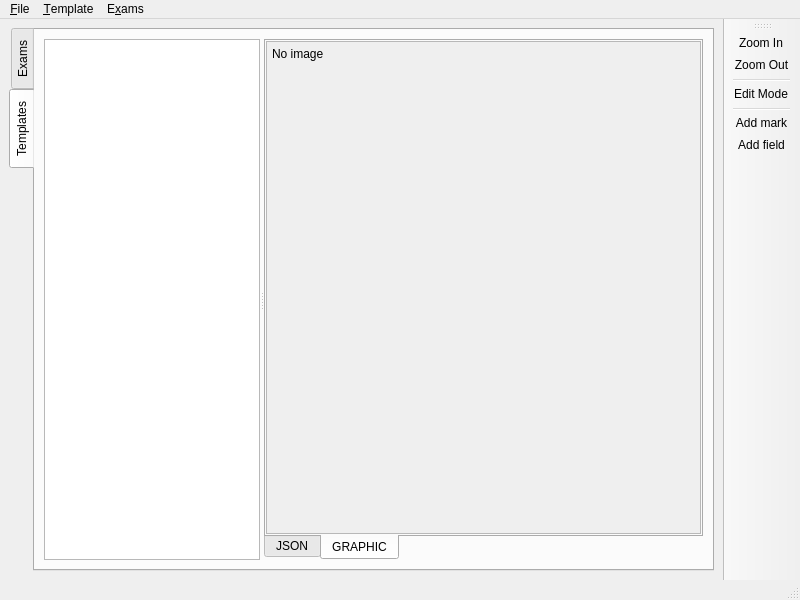
<?xml version="1.0" encoding="UTF-8"?>
<ui version="4.0">
 <class>MainWindow</class>
 <widget class="QMainWindow" name="MainWindow">
  <property name="geometry">
   <rect>
    <x>0</x>
    <y>0</y>
    <width>800</width>
    <height>600</height>
   </rect>
  </property>
  <property name="sizePolicy">
   <sizepolicy hsizetype="Preferred" vsizetype="Preferred">
    <horstretch>0</horstretch>
    <verstretch>0</verstretch>
   </sizepolicy>
  </property>
  <property name="windowTitle">
   <string>Automatic Exams Reader</string>
  </property>
  <widget class="QWidget" name="centralwidget">
   <property name="sizePolicy">
    <sizepolicy hsizetype="Expanding" vsizetype="Expanding">
     <horstretch>0</horstretch>
     <verstretch>0</verstretch>
    </sizepolicy>
   </property>
   <property name="minimumSize">
    <size>
     <width>0</width>
     <height>0</height>
    </size>
   </property>
   <layout class="QHBoxLayout" name="horizontalLayout">
    <item>
     <widget class="QTabWidget" name="mainTabs">
      <property name="maximumSize">
       <size>
        <width>16777215</width>
        <height>16777215</height>
       </size>
      </property>
      <property name="tabPosition">
       <enum>QTabWidget::West</enum>
      </property>
      <property name="tabShape">
       <enum>QTabWidget::Rounded</enum>
      </property>
      <property name="currentIndex">
       <number>1</number>
      </property>
      <widget class="QWidget" name="exams">
       <attribute name="title">
        <string>Exams</string>
       </attribute>
       <layout class="QVBoxLayout" name="verticalLayout">
        <property name="margin">
         <number>5</number>
        </property>
        <item>
         <widget class="QSplitter" name="examSplitter">
          <property name="orientation">
           <enum>Qt::Horizontal</enum>
          </property>
          <widget class="QListView" name="examListView">
           <property name="sizePolicy">
            <sizepolicy hsizetype="Expanding" vsizetype="Expanding">
             <horstretch>1</horstretch>
             <verstretch>0</verstretch>
            </sizepolicy>
           </property>
           <property name="maximumSize">
            <size>
             <width>16777215</width>
             <height>16777215</height>
            </size>
           </property>
           <property name="selectionMode">
            <enum>QAbstractItemView::ExtendedSelection</enum>
           </property>
          </widget>
          <widget class="QScrollArea" name="examScrollArea">
           <property name="sizePolicy">
            <sizepolicy hsizetype="Expanding" vsizetype="Expanding">
             <horstretch>30</horstretch>
             <verstretch>0</verstretch>
            </sizepolicy>
           </property>
           <property name="widgetResizable">
            <bool>true</bool>
           </property>
           <widget class="QWidget" name="examScrollAreaContents">
            <property name="geometry">
             <rect>
              <x>0</x>
              <y>0</y>
              <width>567</width>
              <height>519</height>
             </rect>
            </property>
            <property name="sizePolicy">
             <sizepolicy hsizetype="Expanding" vsizetype="Expanding">
              <horstretch>0</horstretch>
              <verstretch>0</verstretch>
             </sizepolicy>
            </property>
            <layout class="QVBoxLayout" name="verticalLayout_3">
             <property name="spacing">
              <number>5</number>
             </property>
             <property name="margin">
              <number>5</number>
             </property>
             <item>
              <widget class="ImageLabel" name="examViewLabel">
               <property name="sizePolicy">
                <sizepolicy hsizetype="Expanding" vsizetype="Expanding">
                 <horstretch>0</horstretch>
                 <verstretch>0</verstretch>
                </sizepolicy>
               </property>
               <property name="text">
                <string>No image</string>
               </property>
               <property name="scaledContents">
                <bool>false</bool>
               </property>
               <property name="alignment">
                <set>Qt::AlignLeading|Qt::AlignLeft|Qt::AlignTop</set>
               </property>
              </widget>
             </item>
            </layout>
           </widget>
          </widget>
         </widget>
        </item>
       </layout>
      </widget>
      <widget class="QWidget" name="templates">
       <attribute name="title">
        <string>Templates</string>
       </attribute>
       <layout class="QVBoxLayout" name="verticalLayout_2">
        <item>
         <widget class="QSplitter" name="templateSplitter">
          <property name="orientation">
           <enum>Qt::Horizontal</enum>
          </property>
          <widget class="QListView" name="templateListView">
           <property name="sizePolicy">
            <sizepolicy hsizetype="Expanding" vsizetype="Expanding">
             <horstretch>1</horstretch>
             <verstretch>0</verstretch>
            </sizepolicy>
           </property>
           <property name="maximumSize">
            <size>
             <width>16777215</width>
             <height>16777215</height>
            </size>
           </property>
           <property name="editTriggers">
            <set>QAbstractItemView::NoEditTriggers</set>
           </property>
           <property name="selectionMode">
            <enum>QAbstractItemView::ExtendedSelection</enum>
           </property>
          </widget>
          <widget class="QTabWidget" name="tabWidget_2">
           <property name="sizePolicy">
            <sizepolicy hsizetype="Expanding" vsizetype="Expanding">
             <horstretch>2</horstretch>
             <verstretch>0</verstretch>
            </sizepolicy>
           </property>
           <property name="tabPosition">
            <enum>QTabWidget::South</enum>
           </property>
           <property name="currentIndex">
            <number>1</number>
           </property>
           <widget class="QWidget" name="tab">
            <attribute name="title">
             <string>JSON</string>
            </attribute>
            <layout class="QVBoxLayout" name="verticalLayout_5">
             <property name="margin">
              <number>0</number>
             </property>
             <item>
              <widget class="QTextEdit" name="templateTextEdit">
               <property name="enabled">
                <bool>true</bool>
               </property>
               <property name="sizePolicy">
                <sizepolicy hsizetype="Preferred" vsizetype="Preferred">
                 <horstretch>0</horstretch>
                 <verstretch>0</verstretch>
                </sizepolicy>
               </property>
               <property name="autoFillBackground">
                <bool>true</bool>
               </property>
              </widget>
             </item>
            </layout>
           </widget>
           <widget class="QWidget" name="tab_2">
            <property name="sizePolicy">
             <sizepolicy hsizetype="Expanding" vsizetype="Expanding">
              <horstretch>0</horstretch>
              <verstretch>0</verstretch>
             </sizepolicy>
            </property>
            <attribute name="title">
             <string>GRAPHIC</string>
            </attribute>
            <layout class="QVBoxLayout" name="verticalLayout_4">
             <property name="margin">
              <number>0</number>
             </property>
             <item>
              <widget class="QScrollArea" name="templateScrollArea">
               <property name="widgetResizable">
                <bool>true</bool>
               </property>
               <widget class="QWidget" name="scrollAreaWidgetContents_2">
                <property name="geometry">
                 <rect>
                  <x>0</x>
                  <y>0</y>
                  <width>420</width>
                  <height>474</height>
                 </rect>
                </property>
                <property name="sizePolicy">
                 <sizepolicy hsizetype="Expanding" vsizetype="Expanding">
                  <horstretch>0</horstretch>
                  <verstretch>0</verstretch>
                 </sizepolicy>
                </property>
                <layout class="QVBoxLayout" name="verticalLayout_6">
                 <property name="margin">
                  <number>5</number>
                 </property>
                 <item>
                  <widget class="ImageLabel" name="templateViewLabel">
                   <property name="sizePolicy">
                    <sizepolicy hsizetype="Expanding" vsizetype="Expanding">
                     <horstretch>0</horstretch>
                     <verstretch>0</verstretch>
                    </sizepolicy>
                   </property>
                   <property name="focusPolicy">
                    <enum>Qt::ClickFocus</enum>
                   </property>
                   <property name="text">
                    <string>No image</string>
                   </property>
                   <property name="scaledContents">
                    <bool>false</bool>
                   </property>
                   <property name="alignment">
                    <set>Qt::AlignLeading|Qt::AlignLeft|Qt::AlignTop</set>
                   </property>
                  </widget>
                 </item>
                </layout>
               </widget>
              </widget>
             </item>
            </layout>
           </widget>
          </widget>
         </widget>
        </item>
       </layout>
      </widget>
     </widget>
    </item>
   </layout>
  </widget>
  <widget class="QMenuBar" name="menubar">
   <property name="geometry">
    <rect>
     <x>0</x>
     <y>0</y>
     <width>800</width>
     <height>27</height>
    </rect>
   </property>
   <property name="maximumSize">
    <size>
     <width>16777215</width>
     <height>30</height>
    </size>
   </property>
   <widget class="QMenu" name="menuFile">
    <property name="title">
     <string>&amp;File</string>
    </property>
    <addaction name="actionFileExit"/>
   </widget>
   <widget class="QMenu" name="menuTemplate">
    <property name="title">
     <string>&amp;Template</string>
    </property>
    <addaction name="actionTemplateNew"/>
    <addaction name="actionTemplateOpen"/>
    <addaction name="actionTemplateSave"/>
    <addaction name="actionTemplateSaveAs"/>
    <addaction name="actionRemoveSelectedTemplates"/>
   </widget>
   <widget class="QMenu" name="menuExam">
    <property name="title">
     <string>E&amp;xams</string>
    </property>
    <addaction name="actionExamsImport"/>
    <addaction name="actionRemoveSelectedExams"/>
    <addaction name="separator"/>
    <addaction name="actionExamsProceedTemplate"/>
   </widget>
   <addaction name="menuFile"/>
   <addaction name="menuTemplate"/>
   <addaction name="menuExam"/>
  </widget>
  <widget class="QStatusBar" name="statusbar">
   <property name="maximumSize">
    <size>
     <width>16777215</width>
     <height>20</height>
    </size>
   </property>
  </widget>
  <widget class="QToolBar" name="toolBar">
   <property name="windowTitle">
    <string>toolBar</string>
   </property>
   <attribute name="toolBarArea">
    <enum>RightToolBarArea</enum>
   </attribute>
   <attribute name="toolBarBreak">
    <bool>false</bool>
   </attribute>
   <addaction name="actionZoomIn"/>
   <addaction name="actionZoomOut"/>
   <addaction name="separator"/>
   <addaction name="actionEditMode"/>
   <addaction name="separator"/>
   <addaction name="actionAddMark"/>
   <addaction name="actionAddField"/>
  </widget>
  <action name="actionFileExit">
   <property name="text">
    <string>&amp;Quit</string>
   </property>
   <property name="shortcut">
    <string>Ctrl+Q</string>
   </property>
   <property name="menuRole">
    <enum>QAction::QuitRole</enum>
   </property>
  </action>
  <action name="actionTemplateOpen">
   <property name="text">
    <string>&amp;Open</string>
   </property>
   <property name="shortcut">
    <string>Ctrl+O</string>
   </property>
  </action>
  <action name="actionExamsImport">
   <property name="text">
    <string>&amp;Import</string>
   </property>
   <property name="shortcut">
    <string>Ctrl+I</string>
   </property>
  </action>
  <action name="actionZoomIn">
   <property name="text">
    <string>Zoom In</string>
   </property>
   <property name="shortcut">
    <string>Ctrl++</string>
   </property>
  </action>
  <action name="actionZoomOut">
   <property name="text">
    <string>Zoom Out</string>
   </property>
   <property name="shortcut">
    <string>Ctrl+-</string>
   </property>
  </action>
  <action name="actionTemplateSave">
   <property name="text">
    <string>&amp;Save</string>
   </property>
   <property name="shortcut">
    <string>Ctrl+S</string>
   </property>
  </action>
  <action name="actionTemplateSaveAs">
   <property name="text">
    <string>Save &amp;As...</string>
   </property>
   <property name="shortcut">
    <string>Ctrl+Shift+S</string>
   </property>
  </action>
  <action name="actionTemplateNew">
   <property name="text">
    <string>&amp;New</string>
   </property>
   <property name="shortcut">
    <string>Ctrl+N</string>
   </property>
  </action>
  <action name="actionAddField">
   <property name="text">
    <string>Add field</string>
   </property>
  </action>
  <action name="actionExamsProceedTemplate">
   <property name="text">
    <string>Proceed template</string>
   </property>
   <property name="toolTip">
    <string>Proceed current template</string>
   </property>
   <property name="shortcut">
    <string>Ctrl+P</string>
   </property>
  </action>
  <action name="actionAddMark">
   <property name="text">
    <string>Add mark</string>
   </property>
  </action>
  <action name="actionEditMode">
   <property name="checkable">
    <bool>true</bool>
   </property>
   <property name="text">
    <string>Edit Mode</string>
   </property>
  </action>
  <action name="actionRemoveSelectedTemplates">
   <property name="text">
    <string>Remove selected</string>
   </property>
  </action>
  <action name="actionRemoveSelectedExams">
   <property name="text">
    <string>Remove selected</string>
   </property>
  </action>
 </widget>
 <customwidgets>
  <customwidget>
   <class>ImageLabel</class>
   <extends>QLabel</extends>
   <header>aer/widgets/imagelabel.h</header>
  </customwidget>
 </customwidgets>
 <resources/>
 <connections>
  <connection>
   <sender>actionFileExit</sender>
   <signal>triggered()</signal>
   <receiver>MainWindow</receiver>
   <slot>close()</slot>
   <hints>
    <hint type="sourcelabel">
     <x>-1</x>
     <y>-1</y>
    </hint>
    <hint type="destinationlabel">
     <x>399</x>
     <y>299</y>
    </hint>
   </hints>
  </connection>
 </connections>
</ui>
